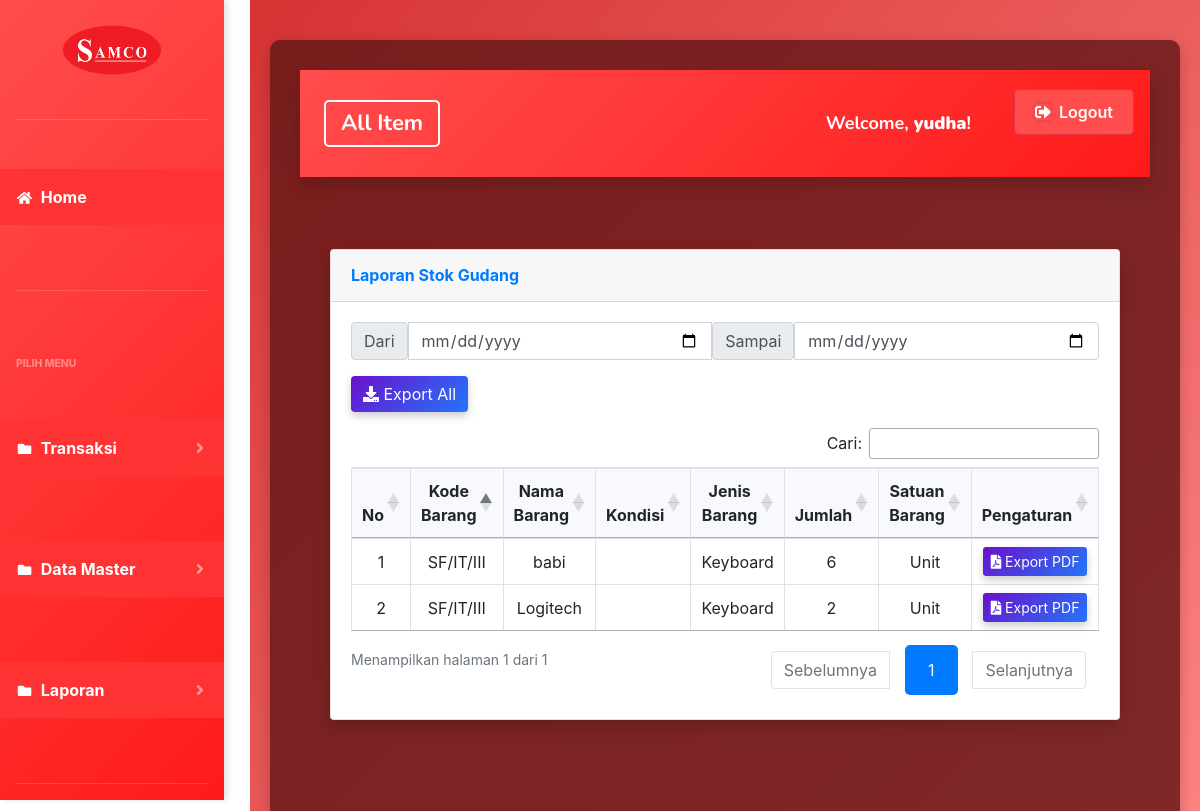
Page /index.php?page=laporan_gudang (signed in) on the earlier database version.
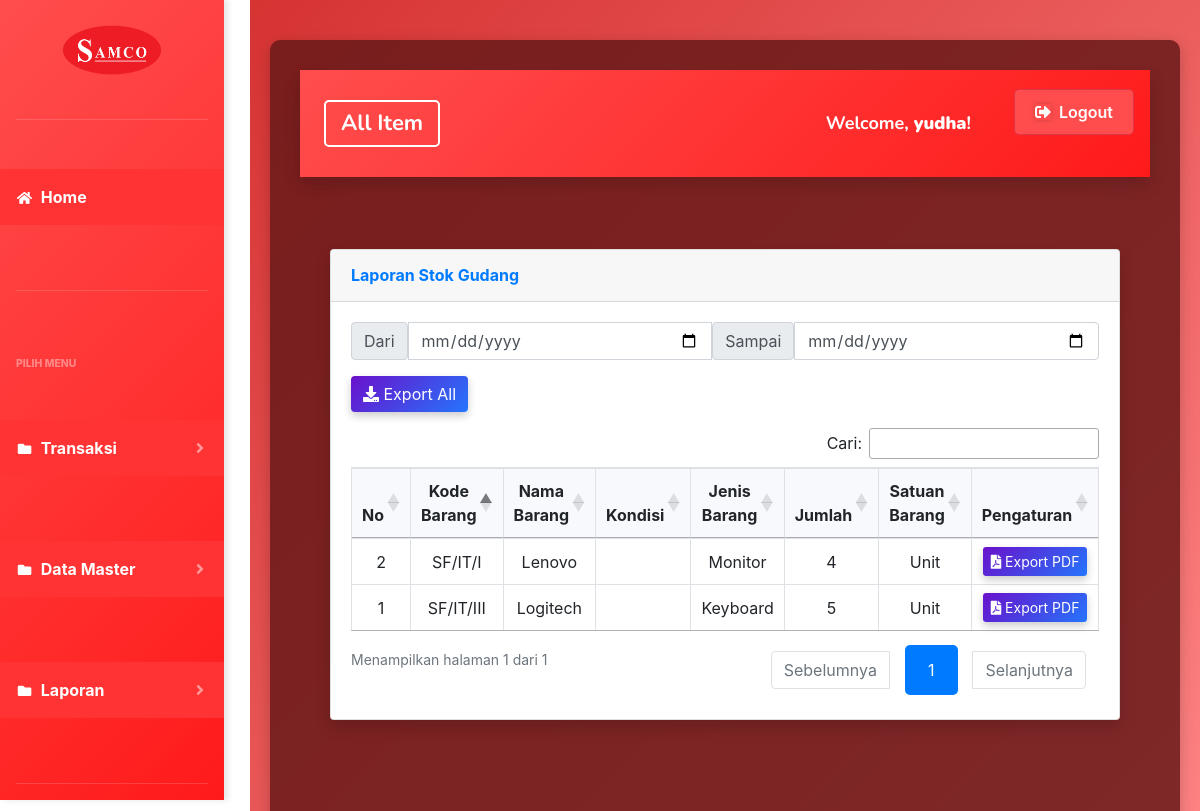
Same page on the later database version.
### tables this page shows
CREATE TABLE `gudang` (
  `id` int(11) NOT NULL,
  `kode_barang` varchar(50) NOT NULL,
  `nama_barang` varchar(255) NOT NULL,
  `jenis_barang` varchar(250) NOT NULL,
  `jumlah` varchar(250) NOT NULL,
  `satuan` varchar(100) NOT NULL
);

### laporan_gudang.php (the view, shortened to what this page needs)
<div class="container-fluid">
  <div class="card shadow mb-4">
    <div class="card-header py-3">
      <h6 class="m-0 font-weight-bold text-primary">Laporan Stok Gudang</h6>
    </div>
    <div class="card-body">
      <form action="export3.php" method="post">
        <div class="mb-3">
          <div class="input-group">
            <span class="input-group-text">Dari</span>
            <input type="date" id="min" name="min" class="form-control">
            <span class="input-group-text">Sampai</span>
            <input type="date" id="max" name="max" class="form-control">
          </div>
        </div>
        <div class="mb-3">
          <a href="export3.php" class="btn btn-primary custom-btn">
            <i class="fas fa-download me-2"></i> Export All
          </a>
        </div>
        <div class="table-responsive">
          <table class="table table-bordered" id="gudang" width="100%" cellspacing="0">
            <thead>
              <tr>
                <th style="width: 50px; text-align: center;">No</th>
                <th style="width: 150px; text-align: center;">Kode Barang</th>
                <th style="width: 200px; text-align: center;">Nama Barang</th>
                <th style="width: 100px; text-align: center;">Kondisi</th>
                <th style="width: 150px; text-align: center;">Jenis Barang</th>
                <th style="width: 150px; text-align: center;">Jumlah</th>
                <th style="width: 100px; text-align: center;">Satuan Barang</th>
                <th style="width: 200px; text-align: center;">Pengaturan</th>
              </tr>
            </thead>
            <tbody>
              <?php
              $no = 1;
              $sql = $koneksi->query("SELECT * FROM gudang ORDER BY kode_barang DESC, kode_barang ASC");
              while ($data = $sql->fetch_assoc()) {
                ?>
                <tr>
                  <td><?php echo $no++; ?></td>
                  <td><?php echo htmlspecialchars($data['kode_barang']); ?></td>
                  <td><?php echo htmlspecialchars($data['nama_barang']); ?></td>
                  <td><?php echo htmlspecialchars($data['kondisi']); ?></td>
                  <td><?php echo htmlspecialchars($data['jenis_barang']); ?></td>
                  <td><?php echo htmlspecialchars($data['jumlah']); ?></td>
                  <td><?php echo htmlspecialchars($data['satuan']); ?></td>
                  <td class="text-center">
                    <a href="export_laporan_gudang_pdf.php?id=<?php echo $data['kode_barang']; ?>"
                      class="btn btn-sm btn-primary custom-btn">
                      <i class="fas fa-file-pdf me-2"></i> Export PDF
                    </a>
                  </td>
                </tr>
              <?php } ?>
            </tbody>
          </table>
        </div>
    </div>
  </div>
</div>

Differences in the rows shown:
removed gudang: kode_barang "SF/IT/III", nama_barang "babi", jenis_barang "Keyboard", jumlah "6", satuan "Unit"
removed gudang: kode_barang "SF/IT/III", nama_barang "Logitech", jenis_barang "Keyboard", jumlah "2", satuan "Unit"
added gudang: kode_barang "SF/IT/III", nama_barang "Logitech", jenis_barang "Keyboard", jumlah "5", satuan "Unit"
added gudang: kode_barang "SF/IT/I", nama_barang "Lenovo", jenis_barang "Monitor", jumlah "4", satuan "Unit"
